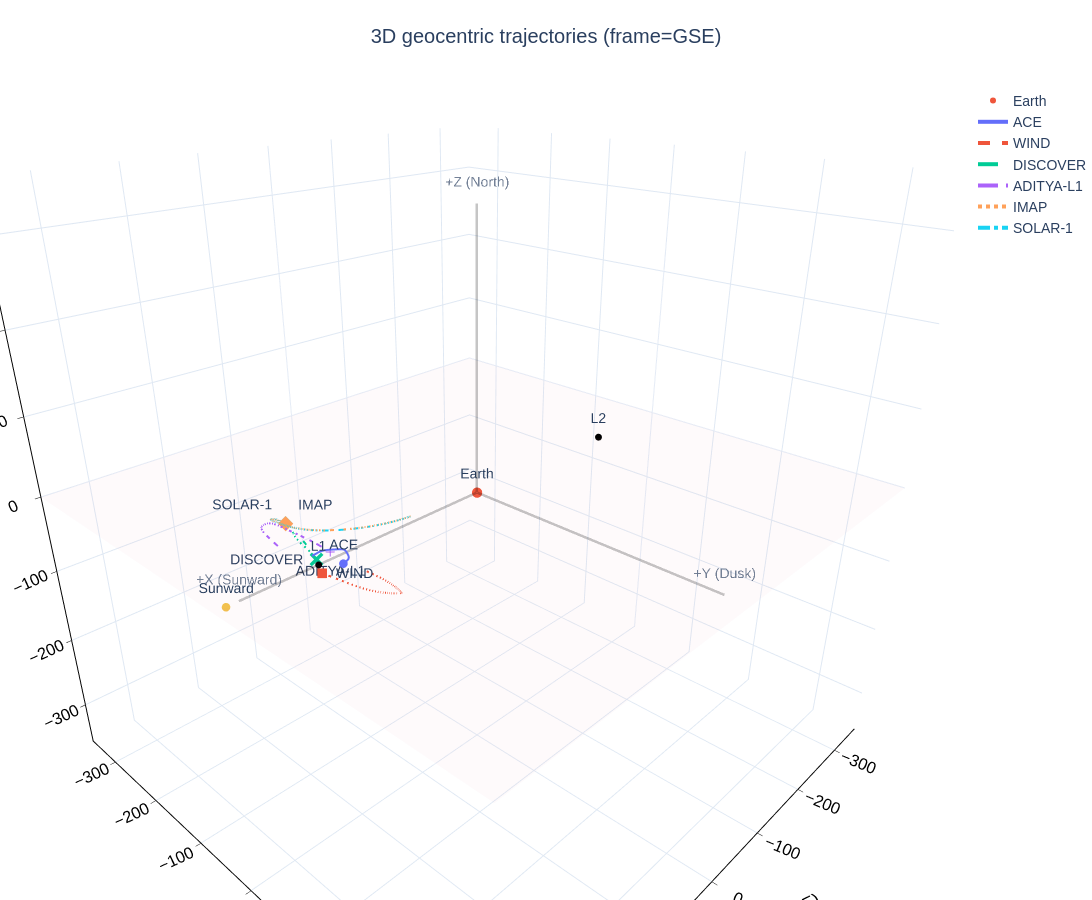

Source (notebook cell):
### Markdown cell above
## Build the 3D trajectory figure

### Code cell
targets = ["ACE", "WIND", "DISCOVER", "ADITYA-L1", "IMAP", 'SOLAR-1']

fig_3d = build_3d_figure(
    targets=targets,
    start="2025-10-01T00:00:00",
    stop="2025-12-10T00:00:00",
    step="6h",
    frame3d="GSE",
    rss_rsun=20,
    #skip_small_bodies=True,
)

fig_3d.show()

### Figure 1 — Plotly figure (JSON) as saved in the notebook; plotly's stock layout.template omitted (floating-point values rounded to 4 significant figures; data arrays with more than 128 entries replaced by an {"elided": "..."} marker saying what was removed)
{"data": [{"hoverinfo": "skip", "name": "Ecliptic plane", "opacity": 0.03, "scene": "scene", "showlegend": false, "showscale": false, "type": "surface", "x": {"elided": "35x35 float values"}, "y": {"elided": "35x35 float values"}, "z": {"elided": "35x35 float values"}}, {"hovertemplate": "Earth at origin (GSE)<extra></extra>", "marker": {"size": 6, "symbol": "circle"}, "mode": "markers+text", "name": "Earth", "scene": "scene", "text": ["Earth"], "textposition": "top center", "type": "scatter3d", "x": [0], "y": [0], "z": [0]}, {"hovertemplate": "ACE<br>x=%{x:.3f} Re<br>y=%{y:.3f} Re<br>z=%{z:.3f} Re<extra></extra>", "line": {"color": "#636EFA", "dash": "solid", "width": 4}, "mode": "lines", "name": "ACE", "scene": "scene", "type": "scatter3d", "x": {"elided": "281 float values"}, "y": {"elided": "281 float values"}, "z": {"elided": "281 float values"}}, {"hovertemplate": "ACE (end)<extra></extra>", "marker": {"color": "#636EFA", "size": 5, "symbol": "circle"}, "mode": "markers+text", "scene": "scene", "showlegend": false, "text": ["ACE"], "textposition": "top center", "type": "scatter3d", "x": [232.1], "y": [37.95], "z": [15.53]}, {"hovertemplate": "WIND<br>x=%{x:.3f} Re<br>y=%{y:.3f} Re<br>z=%{z:.3f} Re<extra></extra>", "line": {"color": "#EF553B", "dash": "dash", "width": 4}, "mode": "lines", "name": "WIND", "scene": "scene", "type": "scatter3d", "x": {"elided": "281 float values"}, "y": {"elided": "281 float values"}, "z": {"elided": "281 float values"}}, {"hovertemplate": "WIND (end)<extra></extra>", "marker": {"color": "#EF553B", "size": 5, "symbol": "square"}, "mode": "markers+text", "scene": "scene", "showlegend": false, "text": ["WIND"], "textposition": "middle right", "type": "scatter3d", "x": [255.1], "y": [32.98], "z": [12.37]}, {"hovertemplate": "DISCOVER<br>x=%{x:.3f} Re<br>y=%{y:.3f} Re<br>z=%{z:.3f} Re<extra></extra>", "line": {"color": "#00CC96", "dash": "longdash", "width": 4}, "mode": "lines", "name": "DISCOVER", "scene": "scene", "type": "scatter3d", "x": {"elided": "281 float values"}, "y": {"elided": "281 float values"}, "z": {"elided": "281 float values"}}, {"hovertemplate": "DISCOVER (end)<extra></extra>", "marker": {"color": "#00CC96", "size": 5, "symbol": "x"}, "mode": "markers+text", "scene": "scene", "showlegend": false, "text": ["DISCOVER"], "textposition": "middle left", "type": "scatter3d", "x": [217.5], "y": [-26.48], "z": [-10.9]}, {"hovertemplate": "ADITYA-L1<br>x=%{x:.3f} Re<br>y=%{y:.3f} Re<br>z=%{z:.3f} Re<extra></extra>", "line": {"color": "#AB63FA", "dash": "longdashdot", "width": 4}, "mode": "lines", "name": "ADITYA-L1", "scene": "scene", "type": "scatter3d", "x": {"elided": "281 float values"}, "y": {"elided": "281 float values"}, "z": {"elided": "281 float values"}}, {"hovertemplate": "ADITYA-L1 (end)<extra></extra>", "marker": {"color": "#AB63FA", "size": 5, "symbol": "cross"}, "mode": "markers+text", "scene": "scene", "showlegend": false, "text": ["ADITYA-L1"], "textposition": "bottom center", "type": "scatter3d", "x": [192.6], "y": [-35.36], "z": [-15.53]}, {"hovertemplate": "IMAP<br>x=%{x:.3f} Re<br>y=%{y:.3f} Re<br>z=%{z:.3f} Re<extra></extra>", "line": {"color": "#FFA15A", "dash": "dot", "width": 4}, "mode": "lines", "name": "IMAP", "scene": "scene", "type": "scatter3d", "x": {"elided": "281 float values"}, "y": {"elided": "281 float values"}, "z": {"elided": "281 float values"}}, {"hovertemplate": "IMAP (end)<extra></extra>", "marker": {"color": "#FFA15A", "size": 5, "symbol": "diamond"}, "mode": "markers+text", "scene": "scene", "showlegend": false, "text": ["IMAP"], "textposition": "top right", "type": "scatter3d", "x": [196.0], "y": [-109.1], "z": [-6.378]}, {"hovertemplate": "SOLAR-1<br>x=%{x:.3f} Re<br>y=%{y:.3f} Re<br>z=%{z:.3f} Re<extra></extra>", "line": {"color": "#19D3F3", "dash": "dashdot", "width": 4}, "mode": "lines", "name": "SOLAR-1", "scene": "scene", "type": "scatter3d", "x": {"elided": "281 float values"}, "y": {"elided": "281 float values"}, "z": {"elided": "281 float values"}}, {"hovertemplate": "SOLAR-1 (end)<extra></extra>", "marker": {"color": "#19D3F3", "size": 5, "symbol": "diamond-open"}, "mode": "markers+text", "scene": "scene", "showlegend": false, "text": ["SOLAR-1"], "textposition": "top left", "type": "scatter3d", "x": [195.8], "y": [-109.5], "z": [-6.431]}, {"hoverinfo": "skip", "line": {"color": "rgba(0,0,0,0.35)", "width": 5}, "mode": "lines+text", "name": "GSE +X (Sunward)", "opacity": 0.65, "scene": "scene", "showlegend": false, "text": ["", "+X (Sunward)"], "textposition": "top center", "type": "scatter3d", "x": [0, 330.7], "y": [0, 0], "z": [0, 0]}, {"hoverinfo": "skip", "line": {"color": "rgba(0,0,0,0.35)", "width": 5}, "mode": "lines+text", "name": "GSE +Y (Dusk)", "opacity": 0.65, "scene": "scene", "showlegend": false, "text": ["", "+Y (Dusk)"], "textposition": "top center", "type": "scatter3d", "x": [0, 0], "y": [0, 330.7], "z": [0, 0]}, {"hoverinfo": "skip", "line": {"color": "rgba(0,0,0,0.35)", "width": 5}, "mode": "lines+text", "name": "GSE +Z (North)", "opacity": 0.65, "scene": "scene", "showlegend": false, "text": ["", "+Z (North)"], "textposition": "top center", "type": "scatter3d", "x": [0, 0], "y": [0, 0], "z": [0, 330.7]}, {"hoverinfo": "skip", "marker": {"color": "#f2c14e", "size": 5, "symbol": "circle"}, "mode": "markers+text", "name": "Sunward boundary", "scene": "scene", "showlegend": false, "text": ["Sunward"], "textposition": "top center", "type": "scatter3d", "x": [345.1], "y": [0], "z": [0]}, {"hovertemplate": "%{text}<extra></extra>", "marker": {"color": "black", "size": 4, "symbol": "circle"}, "mode": "markers+text", "name": "Lagrange points", "scene": "scene", "showlegend": false, "text": ["L1", "L2"], "textposition": "top center", "type": "scatter3d", "x": [234.5, -234.5], "y": [0, 0], "z": [0, 0]}], "layout": {"font": {"family": "Arial", "size": 14}, "height": 900, "legend": {"groupclick": "togglegroup"}, "margin": {"b": 0, "l": 0, "r": 0, "t": 85}, "scene": {"aspectmode": "cube", "camera": {"eye": {"x": 1.05, "y": 1, "z": 0.7}}, "domain": {"x": [0, 1], "y": [0, 1]}, "xaxis": {"linecolor": "black", "linewidth": 2, "range": [-359.5, 359.5], "showbackground": false, "showline": true, "showspikes": false, "tickcolor": "black", "tickfont": {"color": "black"}, "ticks": "outside", "title": {"font": {"color": "black"}, "text": "X [Re] (GSE)"}}, "yaxis": {"linecolor": "black", "linewidth": 2, "range": [-359.5, 359.5], "showbackground": false, "showline": true, "showspikes": false, "tickcolor": "black", "tickfont": {"color": "black"}, "ticks": "outside", "title": {"font": {"color": "black"}, "text": "Y [Re] (GSE)"}}, "zaxis": {"linecolor": "black", "linewidth": 2, "range": [-359.5, 359.5], "showbackground": false, "showline": true, "showspikes": false, "tickcolor": "black", "tickfont": {"color": "black"}, "ticks": "outside", "title": {"font": {"color": "black"}, "text": "Z [Re] (GSE)"}}}, "title": {"text": "3D geocentric trajectories (frame=GSE)", "x": 0.5, "xanchor": "center"}, "width": 1800}}
